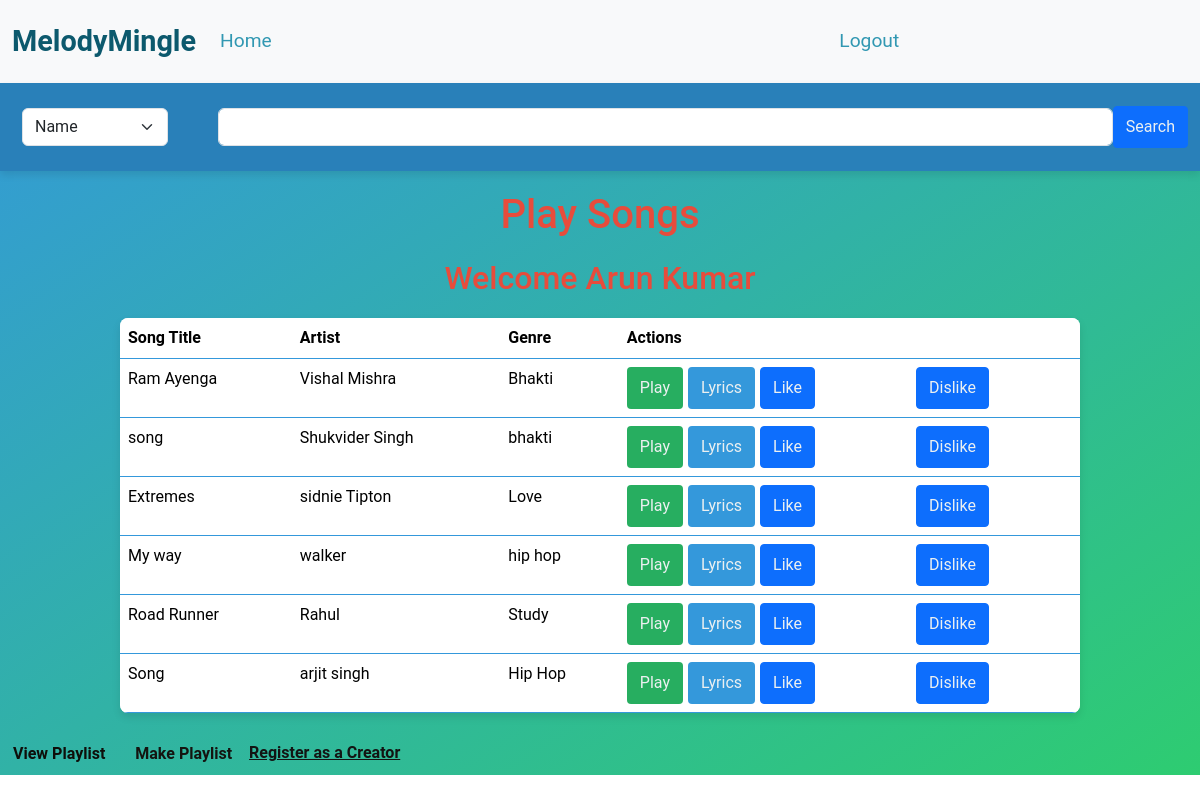
Page /play (signed in) on the committed database.
### models.py (models this page shows)
class Song(db.Model):
    __tablename__ = 'song'
    id = db.Column(db.Integer, primary_key=True)
    title=db.Column(db.String(40), nullable=False)
    c_name=db.Column(db.String(60), nullable=False)               #creator name...................
    album_id=db.Column(db.Integer, db.ForeignKey('album.id'))
    lyrics=db.Column(db.String, nullable=False)
    duration=db.Column(db.Integer, nullable=False)
    genre=db.Column(db.String(80), nullable=False)
    r_date=db.Column(db.Date, nullable=False)
    filename=db.Column(db.String(255), nullable=False)
    artist_name=db.Column(db.String, nullable=False)
    likes=db.Column(db.Integer, default=0)
    dislikes=db.Column(db.Integer, default=0)
    user_id = db.Column(db.Integer, db.ForeignKey('user.u_id'))
    user = db.relationship('User', back_populates='songs' , overlaps='owner')

### app.py (the view)
@app.route('/play' )
def play():
  songs=Song.query.all()
  return render_template('play.html', songs=songs, user=User.query.get(session['user_id']))

### templates/play.html (shortened to what this page needs)
<!DOCTYPE html>
<html lang="en">
<head>
    <link href="https://cdn.jsdelivr.net/npm/bootstrap@5.3.2/dist/css/bootstrap.min.css" rel="stylesheet">
</head>
<body>
    <nav class="navbar navbar-expand-lg bg-body-tertiary">
        <div class="container-fluid">
            <a class="navbar-brand" href="#">MelodyMingle</a>
            <div class="collapse navbar-collapse" id="navbarNav">
                <ul class="navbar-nav me-auto">
                    <li class="nav-item">
                        <a class="nav-link" aria-current="page" href="/">Home</a>
                    </li>
                </ul>
                <ul class="navbar-nav ms-auto">
                    <li class="nav-item">
                        <a class="nav-link" href="logout">Logout</a>
                    </li>
                </ul>
            </div>
        </div>
    </nav>
    <nav class="navbar">
        <div class="container-fluid">
            <form method="post", action="{{ url_for('search') }}">
                <select name="input_type"  class="form-select">
                    <option value="name">Name</option>
                </select>
                <input type="text" class="form-control" name="search">
                <button type="submit" class="btn btn-primary">Search</button>
            </form>
        </div>
    </nav>
    <h1>Play Songs</h1>
        <h2>Welcome {{user.name}}</h2>
    <div class="table-container">
        <table class="table">
            <thead>
                <tr>
                    <th>Song Title</th>
                    <th>Artist</th>
                    <th>Genre</th>
                    <th>Actions</th>
                </tr>
            </thead>
            <tbody>
                {% for song in songs %}
                <tr>
                    <td>{{song.title}}</td>
                    <td>{{song.artist_name}}</td>
                    <td>{{song.genre}}</td>
                    <td class="actions">
                        <a class="btn btn-play" href="{{ url_for('play_music', song_id=song.id) }}">Play</a>
                        <a class="btn btn-lyrics" href="{{ url_for('show_lyrics', song_id=song.id) }}">Lyrics</a>
                        <form action="{{ url_for('songlike', song_id=song.id) }}" method="post">
                            <button type="submit" class="btn btn-primary">Like</button>
                        </form>
                        <form action="{{ url_for('songdislike', song_id=song.id) }}" method="post">
                            <button  type="submit" class="btn btn-primary">Dislike</button>
                        </form>
                    </td>
                </tr>
                {% endfor %}
            </tbody>
        </table>
    </div>
    <a class="btn btn-open" style="color: #0e0e0a; font-weight: bold;" href="{{url_for('playlists')}}">View Playlist</a>
    <a class="btn btn-open" style="color: #141410; font-weight: bold;" href="{{url_for('create_playlist')}}">Make Playlist</a>
    <a style="color: #131413; text-align: center; font-weight: bold; " href="{{ url_for('make_creator', user_id=user.u_id) }}">Register as a Creator</a>
</body>
</html>

### templates/play.html (style rules this page uses)
body { color: #2c3e50; background: linear-gradient(to bottom right, #3498db, #2ecc71); background-size: cover; background-repeat: no-repeat; margin: 0; padding: 0; font-family: 'Roboto', sans-serif; }
.navbar { background-color: #2980b9; padding: 15px 0; box-shadow: 0 4px 8px rgba(0, 0, 0, 0.1); }
.navbar-brand { color: #0c596d; font-size: 1.8rem; font-weight: bold; }
.navbar-nav { margin-right: auto; }
.nav-item { margin-right: 10px; }
.nav-link { color: #3198b2; font-size: 1.2rem; transition: color 0.3s ease; }
h1, h2 { text-align: center; color: #e74c3c; margin-top: 20px; }
.table-container { width: 80%; margin: 20px auto; }
table { width: 100%; border-collapse: collapse; margin: 10px auto; box-shadow: 0 4px 8px rgba(0, 0, 0, 0.1); background-color: #ecf0f1; overflow: hidden; border-radius: 8px; color: #2c3e50; }
th, td { padding: 15px; text-align: left; border-bottom: 2px solid #3498db; }
th { background-color: #2980b9; color: white; }
.actions { display: flex; justify-content: space-around; align-items: center; padding: 5px; }
.actions .btn { margin-right: 5px; }
.btn { text-decoration: none; padding: 8px 12px; color: #ecf0f1; border-radius: 4px; cursor: pointer; transition: background-color 0.3s ease; }
.btn-play { background-color: #27ae60; }
.btn-lyrics { background-color: #3498db; }
form { width: 100%; display: flex; flex-direction: row; justify-content: space-between; align-items: center; }
.form-select { margin: 10px; margin-right: 50px; width: 15%; }

### rows in the picture
Song: title "Ram Ayenga", artist_name "Vishal Mishra", genre "Bhakti"
Song: title "song", artist_name "Shukvider Singh", genre "bhakti"
Song: title "Extremes", artist_name "sidnie Tipton", genre "Love"
Song: title "My way", artist_name "walker", genre "hip hop"
Song: title "Road Runner", artist_name "Rahul", genre "Study"
Song: title "Song", artist_name "arjit singh", genre "Hip Hop"
